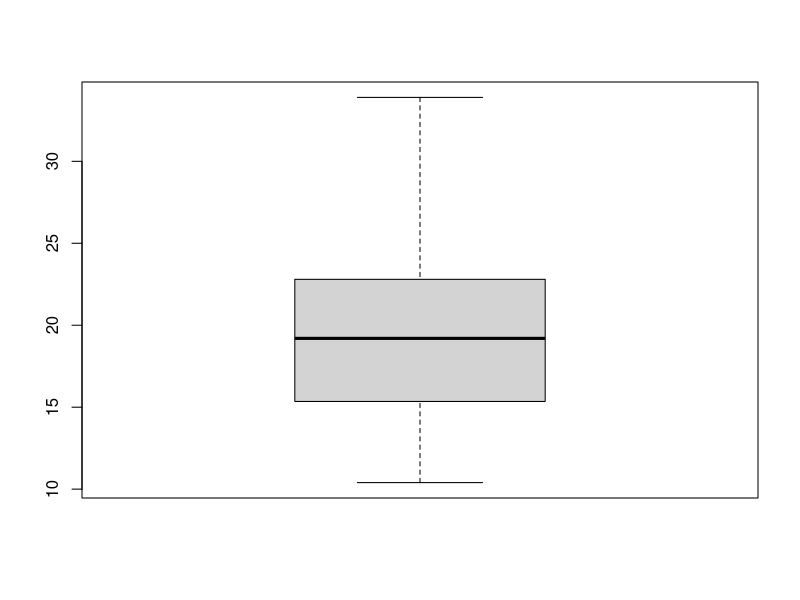
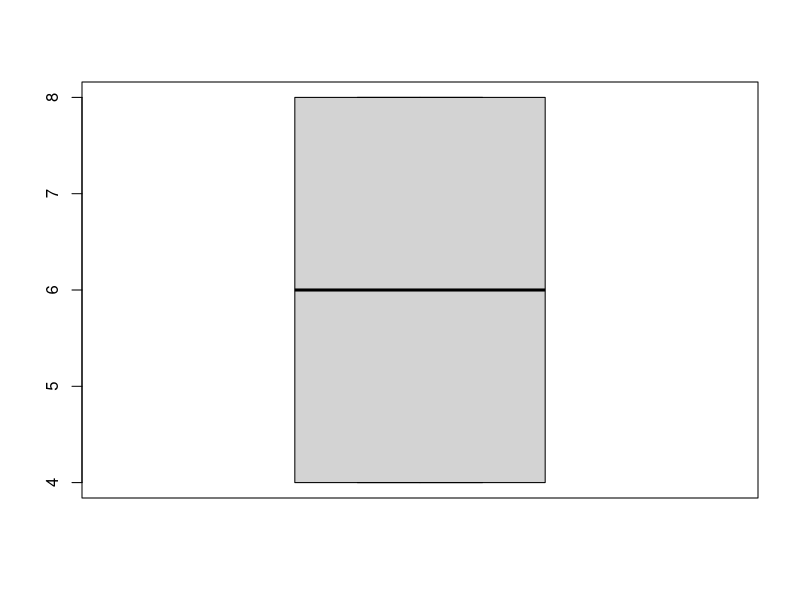
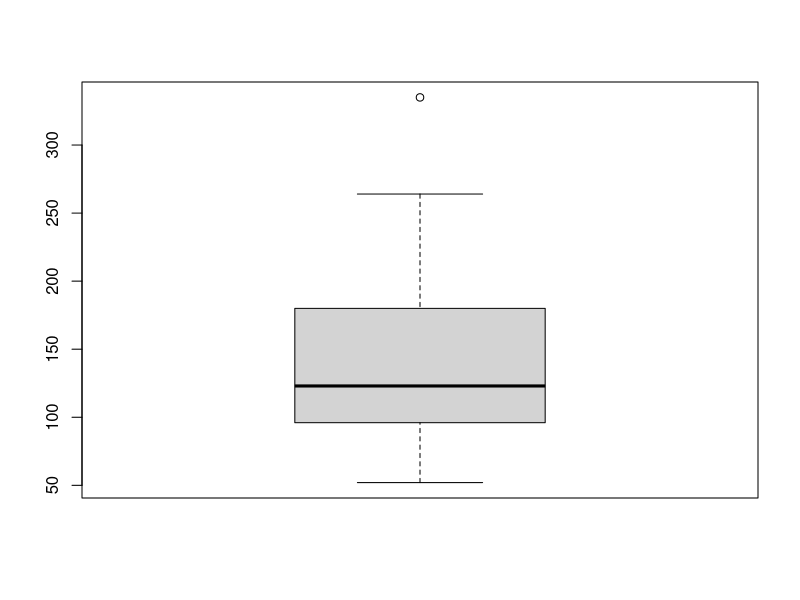
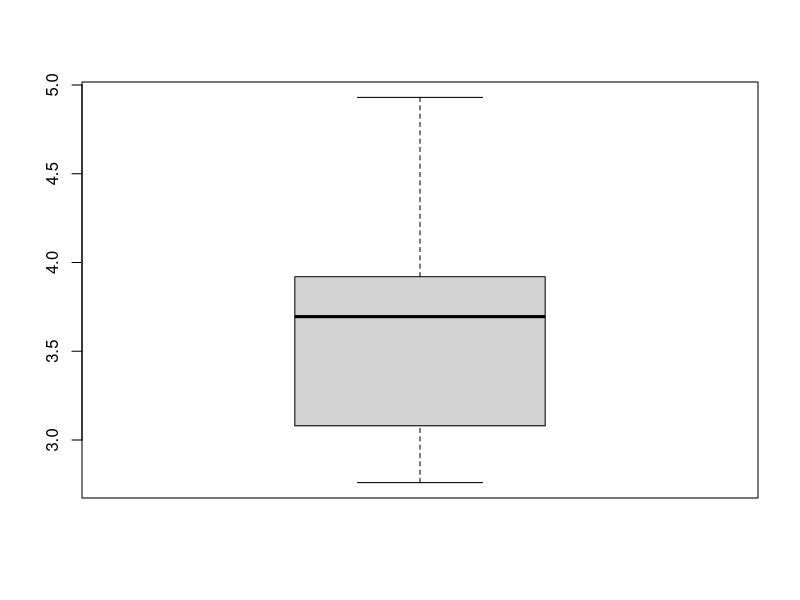
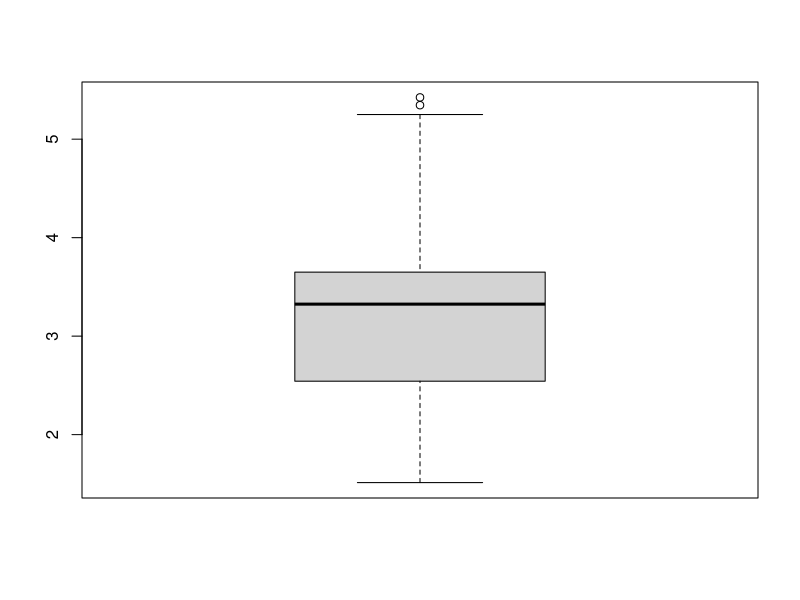
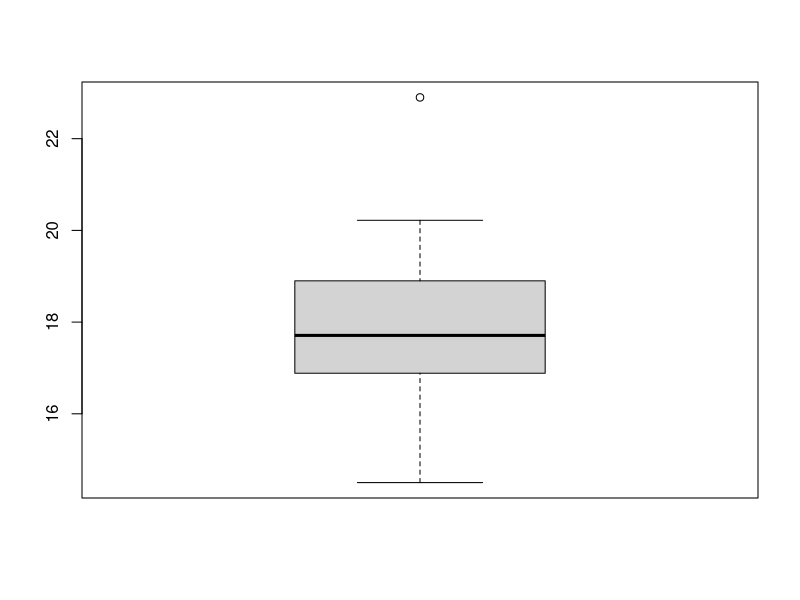
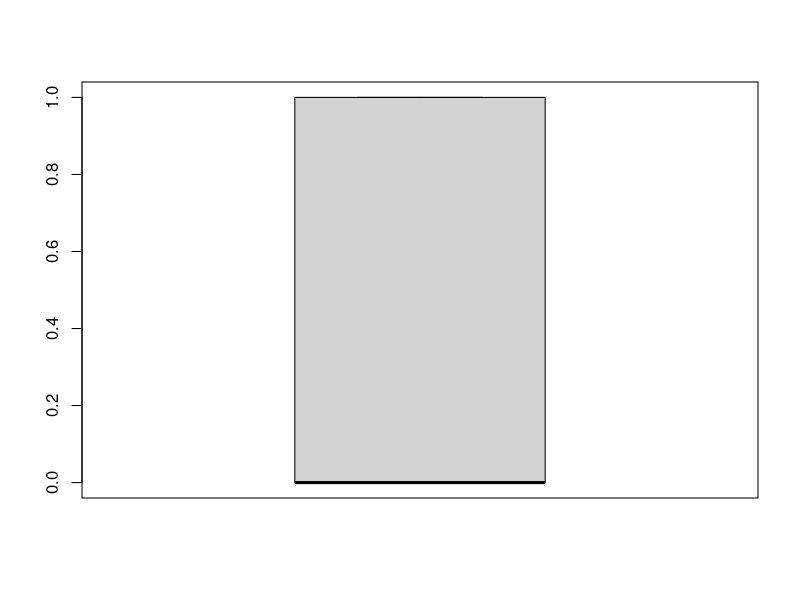
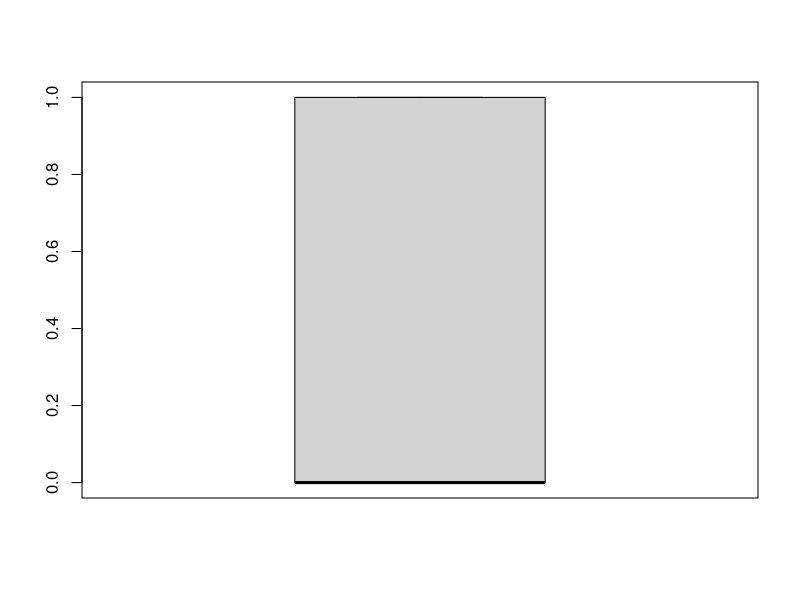

These charts were generated, in order, by the following R code:
boxplot(mtcars$mpg)
boxplot(mtcars$cyl)
boxplot(mtcars$hp)
boxplot(mtcars$drat)
boxplot(mtcars$wt)
boxplot(mtcars$qsec)
boxplot(mtcars$vs)
boxplot(mtcars$am)
boxplot(mtcars$gear)
boxplot(mtcars$carb)